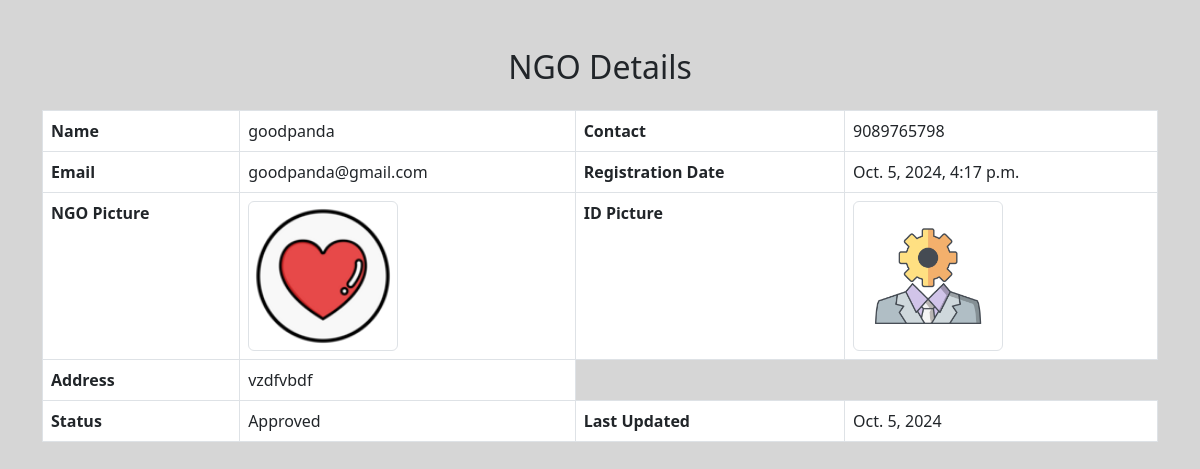
/view_ngodetail/4 (signed in), run on the app's committed database.
### donation/models.py (models this page shows, shortened)
class NGO(models.Model):
    user = models.ForeignKey(User,on_delete=models.CASCADE)
    contact = models.CharField(null=True, max_length=10)
    address = models.CharField(null=True, max_length=300)
    userpic = models.FileField(null=True)
    idpic = models.FileField(null=True)
    aboutme = models.CharField(null=True, max_length=300)
    status = models.CharField(max_length=20, choices=[('Pending', 'Pending'), ('Approved', 'Approved'), ('Rejected', 'Rejected')], default='Pending')
    regdate = models.DateTimeField(auto_now_add=True)
    adminremark = models.CharField(null=True, max_length=300)
    updationdate = models.DateField(null=True)
    city = models.ForeignKey(City, on_delete=models.CASCADE, null=False)
    category = models.ManyToManyField(Category, related_name='ngos')

### donation/views.py (the view, shortened to what this page needs)
# urls.py: path("view_ngodetail/<int:pid>",view_ngodetail,name="view_ngodetail"),
def view_ngodetail(request,pid):
    if not request.user.is_authenticated:
        return redirect('admin_login')
    ngo=NGO.objects.get(id=pid)
    return render(request,'view_ngodetail.html',locals())

### donation/templates/view_ngodetail.html (shortened to what this page needs)
<!DOCTYPE html>
<html lang="en">
<head>
    <link href="https://cdn.jsdelivr.net/npm/bootstrap@5.3.0-alpha1/dist/css/bootstrap.min.css" rel="stylesheet">
</head>
<body>
<div class="container mt-5">
    <h2 class="text-center mb-4">NGO Details</h2>
    <table class="table table-bordered">
        <tr>
            <th>Name</th>
            <td>{{ ngo.user.first_name }}</td>
            <th>Contact</th>
            <td>{{ ngo.contact }}</td>
        </tr>
        <tr>
            <th>Email</th>
            <td>{{ ngo.user.username }}</td>
            <th>Registration Date</th>
            <td>{{ ngo.regdate }}</td>
        </tr>
        <tr>
            <th>NGO Picture</th>
            <td>
                <img src="{{ ngo.userpic.url }}" alt="NGO Pic" class="img-thumbnail" style="width: 150px; height: auto;">
            </td>
            <th>ID Picture</th>
            <td>
                {% if ngo.idpic %}
                    <img src="{{ ngo.idpic.url }}" alt="ID Pic" class="img-thumbnail" style="width: 150px; height: auto;">
                {% else %}
                    No ID Picture Available
                {% endif %}
            </td>
        </tr>
        <tr>
            <th>Address</th>
            <td>{{ ngo.address }}</td>
        </tr>
        <tr>
            <th>Status</th>
            <td>{{ ngo.status }}</td>
            <th>Last Updated</th>
            <td>{{ ngo.updationdate }}</td>
        </tr>
    </table>
</div>
</body>
</html>

### donation/templates/view_ngodetail.html (style rules this page uses)
body { background: rgb(214, 214, 214); }

### data on the page
NGO: user.first_name "goodpanda", contact "9089765798", user.username "goodpanda@gmail.com", regdate "Oct. 5, 2024, 4:17 p.m.", userpic (picture), idpic (picture), address "vzdfvbdf", status "Approved", updationdate "Oct. 5, 2024"
